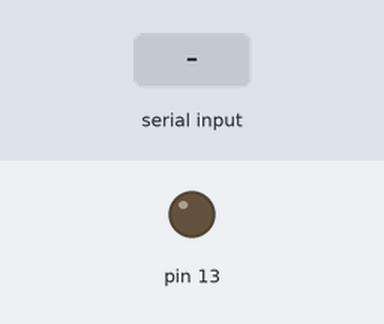
This sketch was run on a simulated Arduino Uno, built with avr-gcc and run on an emulated ATmega328P. On the bench: output pins drawn as LEDs (lit = HIGH). Dashed ring = blinking. The test bench sets the inputs (shaded band).

Above: at 1.2 s.
1.3 s: "P" received over Serial
At 1.4 s:
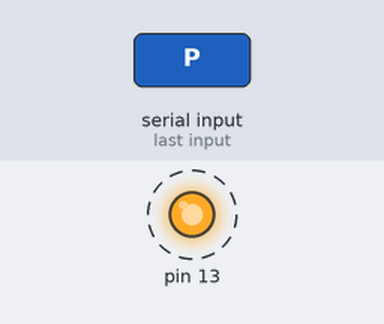
4.3 s: "A" received over Serial
At 4.8 s:
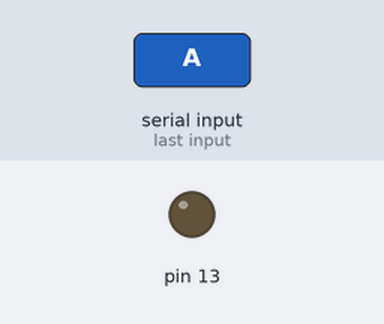
5.8 s: "L" received over Serial
At 7.2 s:
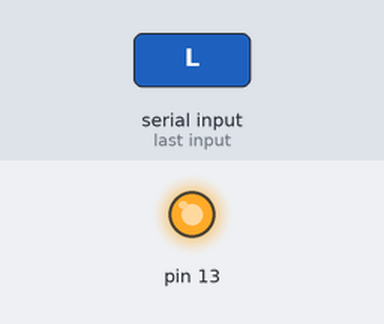
Timing chart, 0 to 8.8 s (numbered marks = the images above; inputs shaded):
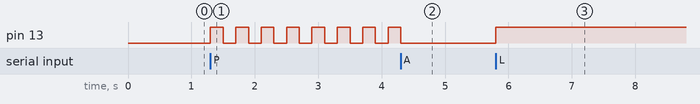

Measured:
- after the input at 1.3 s, pin 13: alternates HIGH for 0.20 s and LOW for 0.20 s, starting at once
- after the input at 4.3 s, pin 13: goes on until 4.3 s, then stays LOW
- after the input at 5.8 s, pin 13: LOW → HIGH at once

The sketch:

Led.ino
```cpp
void setup() {
  Serial.begin(9600);
  pinMode(13, OUTPUT);
}


void loop() {
  if (Serial.available() > 0){
    char comando = Serial.read();

  if (comando == 'L' || comando == 'l'){
    digitalWrite(13, HIGH);
  }
  if (comando == 'D' || comando == 'd'){
    digitalWrite(13, LOW);
  }

  while (comando == 'P' || comando == 'p'){
    char desligar = Serial.read();
    if (desligar == 'A'){
      break;
    }


    digitalWrite(13, HIGH);
    delay(200);
    digitalWrite(13, LOW);
    delay(200);


  }
  }


}                     
```
